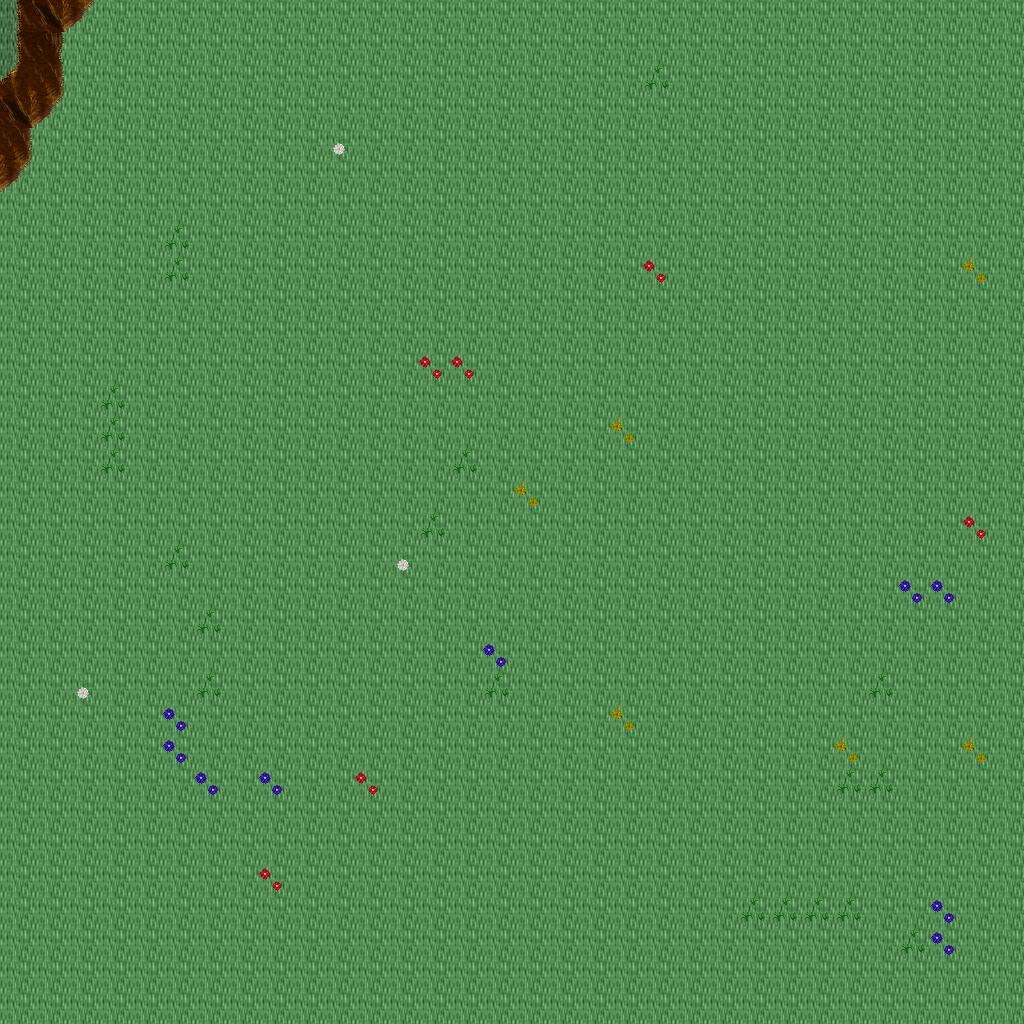

The image is a tile-based game level rendered from a .tmx file. Its description and source (layers, tilesets, objects; grid data summarised) follow:
An orthogonal 32x32 tile map with 32x32 px tiles, 5 tile layers (Ground, Objects, Objects2, Above, ...), 1 hidden layer not drawn, 16 tilesets.

<map version="1.10" tiledversion="1.11.0" orientation="orthogonal" renderorder="right-down" width="32" height="32" tilewidth="32" tileheight="32" infinite="0" nextlayerid="11" nextobjectid="1">
 <tileset firstgid="1" name="ground_ground" tilewidth="32" tileheight="32" tilecount="33" columns="3">
  <image source="../drawable/ground_ground.png" width="96" height="352" />
 </tileset>
 <tileset firstgid="34" name="ground_ridge_earth_dark" tilewidth="32" tileheight="32" tilecount="96" columns="12">
  <image source="../drawable/ground_ridge_earth_dark.png" width="384" height="256" />
 </tileset>
 <tileset firstgid="130" name="ground_earth_edges" tilewidth="32" tileheight="32" tilecount="18" columns="6">
  <image source="../drawable/ground_earth_edges.png" width="192" height="96" />
 </tileset>
 <tileset firstgid="148" name="ground_rock_pebbles" tilewidth="32" tileheight="32" tilecount="3" columns="1">
  <image source="../drawable/ground_rock_pebbles.png" width="32" height="96" />
 </tileset>
 <tileset firstgid="151" name="plant_grasses" tilewidth="32" tileheight="32" tilecount="6" columns="3">
  <image source="../drawable/plant_grasses.png" width="96" height="64" />
 </tileset>
 <tileset firstgid="157" name="plant_flower_daisy_white" tilewidth="32" tileheight="32" tilecount="8" columns="2">
  <image source="../drawable/plant_flower_daisy_white.png" width="64" height="128" />
 </tileset>
 <tileset firstgid="165" name="plant_flower_daisy_blue" tilewidth="32" tileheight="32" tilecount="8" columns="2">
  <image source="../drawable/plant_flower_daisy_blue.png" width="64" height="128" />
 </tileset>
 <tileset firstgid="173" name="plant_flower_daisy_red" tilewidth="32" tileheight="32" tilecount="8" columns="2">
  <image source="../drawable/plant_flower_daisy_red.png" width="64" height="128" />
 </tileset>
 <tileset firstgid="181" name="plant_flower_daisy_yellow" tilewidth="32" tileheight="32" tilecount="8" columns="2">
  <image source="../drawable/plant_flower_daisy_yellow.png" width="64" height="128" />
 </tileset>
 <tileset firstgid="189" name="plant_tree_tree_green" tilewidth="32" tileheight="32" tilecount="88" columns="8">
  <image source="../drawable/plant_tree_tree_green.png" width="256" height="352" />
 </tileset>
 <tileset firstgid="277" name="logic_portal" tilewidth="32" tileheight="32" tilecount="24" columns="8">
  <image source="../drawable/logic_portal.png" width="256" height="96" />
 </tileset>
 <tileset firstgid="301" name="logic_collision" tilewidth="32" tileheight="32" tilecount="1" columns="1">
  <image source="../drawable/logic_collision.png" width="32" height="32" />
 </tileset>
 <tileset firstgid="302" name="furniture_chair_bench_wooden" tilewidth="32" tileheight="32" tilecount="8" columns="2">
  <image source="../drawable/furniture_chair_bench_wooden.png" width="64" height="128" />
 </tileset>
 <tileset firstgid="310" name="plant_stump_int_small_stump_2" tilewidth="32" tileheight="32" tilecount="1" columns="1">
  <image source="../drawable/plant_stump_int_small_stump_2.png" width="32" height="32" />
 </tileset>
 <tileset firstgid="311" name="object_well_hoist" tilewidth="32" tileheight="32" tilecount="9" columns="3">
  <image source="../drawable/object_well_hoist.png" width="96" height="96" />
 </tileset>
 <tileset firstgid="320" name="logic_creature_mutant" tilewidth="32" tileheight="32" tilecount="7" columns="7">
  <image source="../drawable/logic_creature_mutant.png" width="224" height="32" />
 </tileset>
 <layer id="1" name="Ground" width="32" height="32">
  <data>[1024 cells, 1024 non-empty, 2 distinct tile ids]</data>
 </layer>
 <layer id="2" name="Objects" width="32" height="32">
  <data>[1024 cells, 55 non-empty, 11 distinct tile ids]</data>
 </layer>
 <layer id="3" name="Objects2" width="32" height="32">
  <data>[1024 cells, 0 non-empty, 0 distinct tile ids]</data>
 </layer>
 <layer id="4" name="Above" width="32" height="32">
  <data>[1024 cells, 0 non-empty, 0 distinct tile ids]</data>
 </layer>
 <layer id="5" name="Above2" width="32" height="32">
  <data>[1024 cells, 0 non-empty, 0 distinct tile ids]</data>
 </layer>
 <layer id="6" name="Walkable" width="32" height="32" visible="0">
  <data>[1024 cells, 11 non-empty, 1 distinct tile ids]</data>
 </layer>
 <objectgroup id="7" name="Mapevents" />
 <objectgroup id="8" name="Spawn" />
 <objectgroup id="9" name="Keys" />
 <objectgroup id="10" name="Replace" />
</map>
